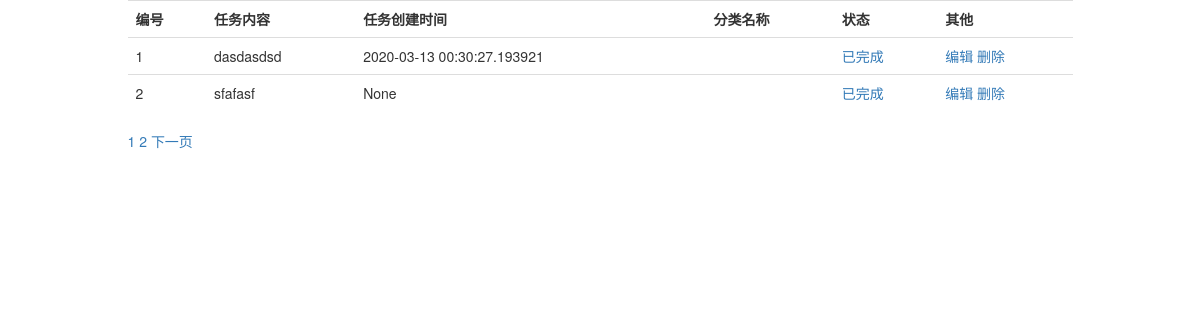
Page /todo/list/ (signed in) on the earlier database version.
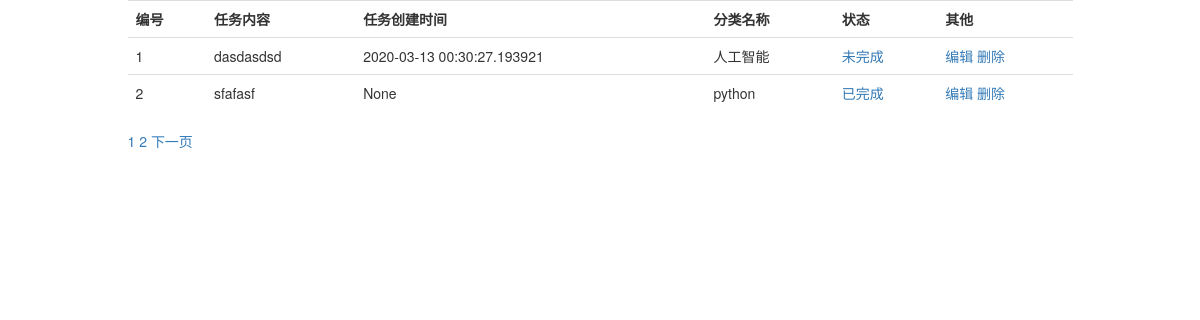
Same page on the later database version.
### app/models.py (models this page shows, shortened)
class Todo(db.Model):
    __tablename__ = 'todos'
    id = db.Column(db.Integer, autoincrement=True, primary_key=True)
    content = db.Column(db.String(100))
    status = db.Column(db.Boolean, default=False)
    add_time = db.Column(db.DateTime, default=datetime.utcnow)
    user_id = db.Column(db.Integer, db.ForeignKey('users.id'))
    category_id = db.Column(db.Integer, db.ForeignKey('categories.id'))

class Category(db.Model):
    __tablename__ = 'categories'
    id = db.Column(db.Integer, autoincrement=True, primary_key=True)
    name = db.Column(db.String(20), unique=True)
    add_time = db.Column(db.DateTime, default=datetime.utcnow)
    user_id = db.Column(db.Integer, db.ForeignKey('users.id'))
    todos = db.relationship('Todo', backref='category')

### app/todo/views.py (the view)
@todo.route('/list/')
@login_required
def list():
    page = int(request.args.get('page', 1))
    todoPageObj = Todo.query.filter_by(user_id=current_user.id).paginate(
        page, per_page=current_app.config['PRE_PAGE']
    )
    return render_template('todo/list.html', todoPageObj=todoPageObj)

### app/auth/views.py (called while the page is built)
@auth.before_app_request
def before_request():
    if current_user.is_authenticated \
            and not current_user.confirmed \
            and request.endpoint[:5] != 'auth.' \
            and request.endpoint != 'static':
        return redirect(url_for('auth.unconfirmed'))

### app/models.py (called while the page is built)
@login_manager.user_loader
def load_user(user_id):
    return User.query.get(int(user_id))

### app/templates/todo/list.html (shortened to what this page needs)
{% extends 'bootstrap/base.html' %}
{% block content %}
    <div class="container">
        <div class="row">
            <div class="col-lg-10 col-lg-offset-1">
                <table class="table table-hover">
                    <tr>
                        <th>编号</th>
                        <th>任务内容</th>
                        <th>任务创建时间</th>
                        <th>分类名称</th>
                        <th>状态</th>
                        <th>其他</th>
                    </tr>
                    {% for todo in todoPageObj.items %}
                        <tr>
                            <td>{{ todo.id }}</td>
                            <td>{{ todo.content }}</td>
                            <td>{{ todo.add_time }}</td>
                            <td>{{ todo.category.name }}</td>
                            <td>
                                {% if todo.status %}
                                    <a href="{{ url_for('todo.undo', id=todo.id) }}">已完成</a>
                                {% else %}
                                    <a href="{{ url_for('todo.done', id=todo.id) }}">未完成</a>
                                {% endif %}
                            </td>
                            <td>
                                <a href="{{ url_for('todo.edit', id=todo.id) }}">编辑</a>
                                <a href="{{ url_for('todo.delete', id=todo.id) }}">删除</a>
                            </td>
                        </tr>
                    {% endfor %}
                </table>
                {% for i in todoPageObj.iter_pages() %}
                    <a href="{{ url_for('todo.list') }}?page={{ i }}">
                        {% if i %}
                            {{ i }}
                        {% else %}
                            ...
                        {% endif %}
                    </a>
                {% endfor %}
                {% if todoPageObj.has_next %}
                    <a href="{{ url_for('todo.list') }}?page={{ todoPageObj.next_num }}">下一页</a>
                {% endif %}
            </div>
        </div>
    </div>
{% endblock %}

Differences in the rows shown:
changed Todo "dasdasdsd": category.name (not shown) → "人工智能"; status "已完成" → "未完成"
changed Todo "sfafasf": category.name (not shown) → "python"
